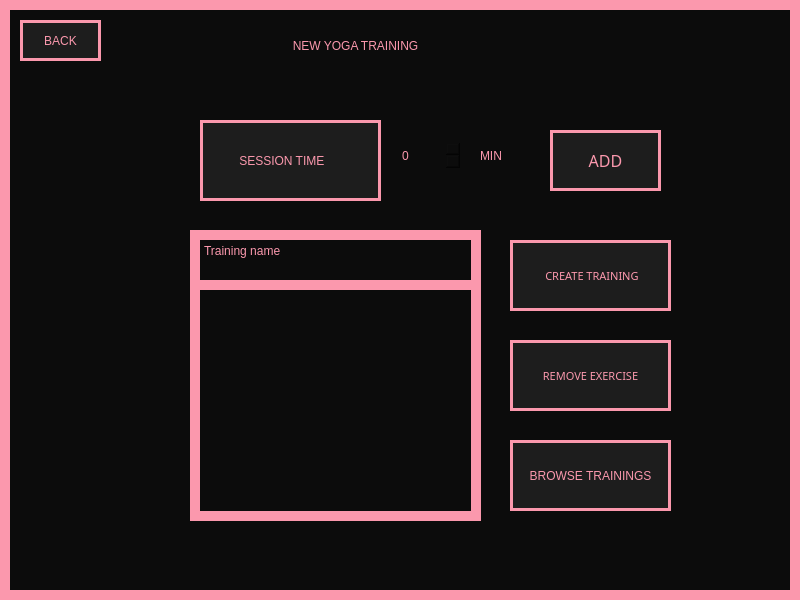
<?xml version="1.0" encoding="UTF-8"?>
<ui version="4.0">
 <class>MainWindow</class>
 <widget class="QMainWindow" name="MainWindow">
  <property name="geometry">
   <rect>
    <x>0</x>
    <y>0</y>
    <width>800</width>
    <height>600</height>
   </rect>
  </property>
  <property name="windowTitle">
   <string>MainWindow</string>
  </property>
  <property name="styleSheet">
   <string notr="true">border: 10px solid #FB98AD;background-color: #0C0C0C;
color: #FB98AD;</string>
  </property>
  <widget class="QWidget" name="centralwidget">
   <widget class="QPushButton" name="choose_type_btn">
    <property name="geometry">
     <rect>
      <x>190</x>
      <y>30</y>
      <width>331</width>
      <height>31</height>
     </rect>
    </property>
    <property name="cursor">
     <cursorShape>PointingHandCursor</cursorShape>
    </property>
    <property name="styleSheet">
     <string notr="true">border: none;
font: 20pt &quot;PRIMETIME&quot;;</string>
    </property>
    <property name="text">
     <string>NEW YOGA TRAINING</string>
    </property>
   </widget>
   <widget class="QPushButton" name="add_btn">
    <property name="geometry">
     <rect>
      <x>550</x>
      <y>130</y>
      <width>111</width>
      <height>61</height>
     </rect>
    </property>
    <property name="font">
     <font>
      <family>PRIMETIME</family>
      <pointsize>12</pointsize>
      <weight>50</weight>
      <italic>false</italic>
      <bold>false</bold>
     </font>
    </property>
    <property name="cursor">
     <cursorShape>PointingHandCursor</cursorShape>
    </property>
    <property name="styleSheet">
     <string notr="true">background-color: #1D1D1D;border: 3px solid #FB98AD;
font: 12pt &quot;PRIMETIME&quot;;</string>
    </property>
    <property name="text">
     <string>ADD</string>
    </property>
   </widget>
   <widget class="QSpinBox" name="min_spin">
    <property name="geometry">
     <rect>
      <x>400</x>
      <y>140</y>
      <width>61</width>
      <height>31</height>
     </rect>
    </property>
    <property name="styleSheet">
     <string notr="true">border: 1px;
font: 12pt &quot;MS Shell Dlg 2&quot;;
</string>
    </property>
   </widget>
   <widget class="QPushButton" name="mins_btn">
    <property name="geometry">
     <rect>
      <x>480</x>
      <y>140</y>
      <width>41</width>
      <height>31</height>
     </rect>
    </property>
    <property name="cursor">
     <cursorShape>PointingHandCursor</cursorShape>
    </property>
    <property name="styleSheet">
     <string notr="true">border: none;
font: 10pt &quot;PRIMETIME&quot;;
text-align: left;
</string>
    </property>
    <property name="text">
     <string>MIN</string>
    </property>
   </widget>
   <widget class="QLabel" name="label">
    <property name="geometry">
     <rect>
      <x>200</x>
      <y>120</y>
      <width>181</width>
      <height>81</height>
     </rect>
    </property>
    <property name="styleSheet">
     <string notr="true">background-color: #1D1D1D;border: 3px solid #FB98AD;
font: 8pt &quot;PRIMETIME&quot;;</string>
    </property>
    <property name="text">
     <string>          SESSION TIME</string>
    </property>
   </widget>
   <widget class="QPushButton" name="back_btn">
    <property name="geometry">
     <rect>
      <x>20</x>
      <y>20</y>
      <width>81</width>
      <height>41</height>
     </rect>
    </property>
    <property name="cursor">
     <cursorShape>PointingHandCursor</cursorShape>
    </property>
    <property name="styleSheet">
     <string notr="true">background-color: #1D1D1D;border: 3px solid #FB98AD;
font: 8pt &quot;PRIMETIME&quot;;</string>
    </property>
    <property name="text">
     <string>BACK</string>
    </property>
   </widget>
   <widget class="QPushButton" name="remove_training_btn">
    <property name="geometry">
     <rect>
      <x>510</x>
      <y>340</y>
      <width>161</width>
      <height>71</height>
     </rect>
    </property>
    <property name="font">
     <font>
      <family>PRIMETIME</family>
      <pointsize>8</pointsize>
      <weight>50</weight>
      <italic>false</italic>
      <bold>false</bold>
     </font>
    </property>
    <property name="cursor">
     <cursorShape>PointingHandCursor</cursorShape>
    </property>
    <property name="styleSheet">
     <string notr="true">background-color: #1D1D1D;border: 3px solid #FB98AD;
font: 8pt &quot;PRIMETIME&quot;;</string>
    </property>
    <property name="text">
     <string>REMOVE EXERCISE</string>
    </property>
   </widget>
   <widget class="QPlainTextEdit" name="training_name">
    <property name="geometry">
     <rect>
      <x>190</x>
      <y>230</y>
      <width>291</width>
      <height>61</height>
     </rect>
    </property>
    <property name="styleSheet">
     <string notr="true">font: 12pt &quot;PRIMETIME&quot;;</string>
    </property>
    <property name="plainText">
     <string>Training name</string>
    </property>
   </widget>
   <widget class="QListWidget" name="training_list">
    <property name="geometry">
     <rect>
      <x>190</x>
      <y>280</y>
      <width>291</width>
      <height>241</height>
     </rect>
    </property>
    <property name="styleSheet">
     <string notr="true">font: 10pt;</string>
    </property>
   </widget>
   <widget class="QPushButton" name="browse_btn">
    <property name="geometry">
     <rect>
      <x>510</x>
      <y>440</y>
      <width>161</width>
      <height>71</height>
     </rect>
    </property>
    <property name="cursor">
     <cursorShape>PointingHandCursor</cursorShape>
    </property>
    <property name="styleSheet">
     <string notr="true">background-color: #1D1D1D;border: 3px solid #FB98AD;
font: 8pt &quot;PRIMETIME&quot;;</string>
    </property>
    <property name="text">
     <string>BROWSE TRAININGS</string>
    </property>
   </widget>
   <widget class="QPushButton" name="create_training_btn">
    <property name="geometry">
     <rect>
      <x>510</x>
      <y>240</y>
      <width>161</width>
      <height>71</height>
     </rect>
    </property>
    <property name="font">
     <font>
      <family>PRIMETIME</family>
      <pointsize>8</pointsize>
      <weight>50</weight>
      <italic>false</italic>
      <bold>false</bold>
     </font>
    </property>
    <property name="cursor">
     <cursorShape>PointingHandCursor</cursorShape>
    </property>
    <property name="styleSheet">
     <string notr="true">background-color: #1D1D1D;border: 3px solid #FB98AD;
font: 8pt &quot;PRIMETIME&quot;;</string>
    </property>
    <property name="text">
     <string> CREATE TRAINING</string>
    </property>
   </widget>
  </widget>
 </widget>
 <resources/>
 <connections/>
</ui>
